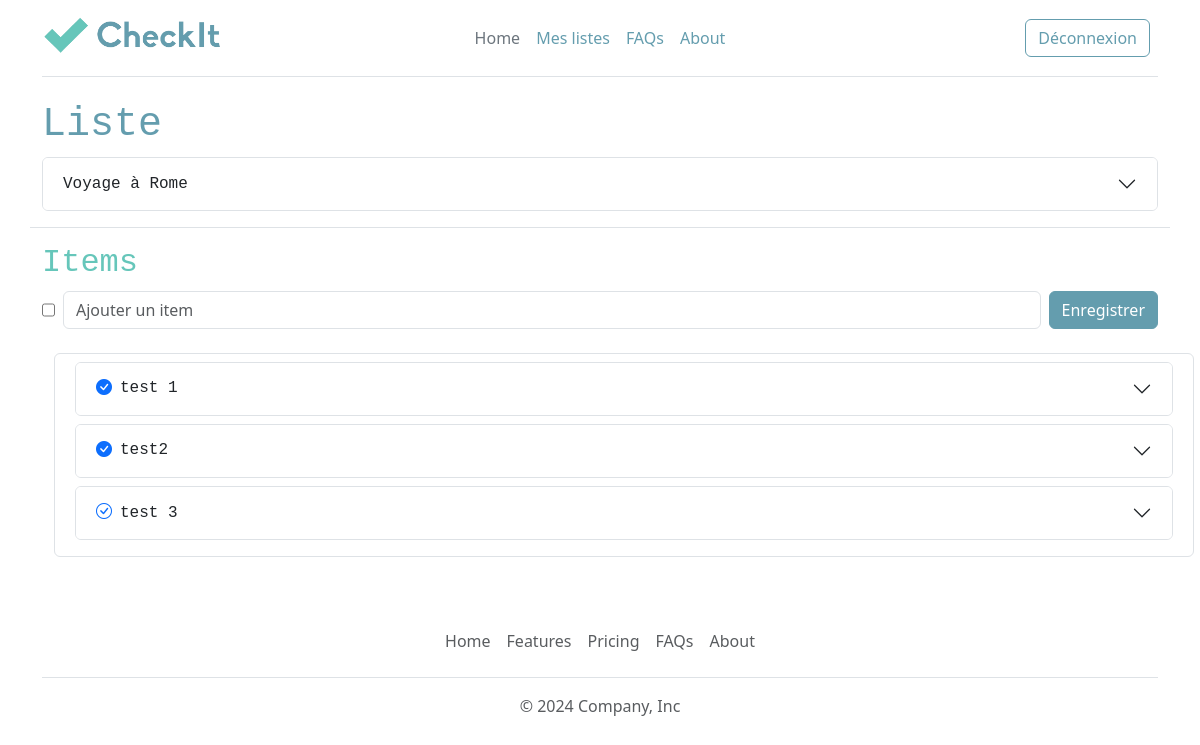
The page /ajout-modification-liste.php?id=2 (signed in) on the database its author committed.
### tables this page shows
CREATE TABLE IF NOT EXISTS `list` (
  `id` int(10) UNSIGNED NOT NULL AUTO_INCREMENT,
  `title` varchar(255) NOT NULL,
  `user_id` int(10) UNSIGNED NOT NULL,
  `category_id` int(10) UNSIGNED NOT NULL,
  PRIMARY KEY (`id`),
  KEY `list_ibfk_1` (`category_id`),
  KEY `list_ibfk_2` (`user_id`)
);

CREATE TABLE IF NOT EXISTS `item` (
  `id` int(10) UNSIGNED NOT NULL AUTO_INCREMENT,
  `name` varchar(255) NOT NULL,
  `status` tinyint(1) NOT NULL,
  `list_id` int(10) UNSIGNED NOT NULL,
  PRIMARY KEY (`id`),
  KEY `item_ibfk_1` (`list_id`)
);

### lib/list.php (called while the page is built, shortened)
<?php
function getListById(PDO $pdo, int $id):array|bool
{
    $query = $pdo->prepare('SELECT * FROM list WHERE id = :id');
    $query->bindValue(':id', $id, PDO::PARAM_INT);
    $query->execute();
    return $query->fetch(PDO::FETCH_ASSOC);
}
function getListItems(PDO $pdo, int $id):array
{
    $query = $pdo->prepare('SELECT * FROM item WHERE list_id = :id');
    $query->bindValue(':id', $id, PDO::PARAM_INT);
    $query->execute();
    return $query->fetchAll(PDO::FETCH_ASSOC);
}

### ajout-modification-liste.php (the view, shortened to what this page needs)
<?php
require_once __DIR__ . "/templates/header.php";
require_once 'lib/pdo.php';
require_once 'lib/list.php';
$list = [
    'title' => '',
    'category_id' => ''
];
$editMode = false;
if (isset($_GET['id'])) {
    $list = getListById($pdo, (int)$_GET['id']);
    $editMode = true;
    $items = getListItems($pdo, (int)$_GET['id']);
}
?>
<div class="container col-xxl-8">
    <h1>Liste</h1>
    <div class="accordion" id="accordionExample">
        <div class="accordion-item">
            <h2 class="accordion-header">
                <button class="accordion-button <?= ($editMode) ? 'collapsed' : '' ?>" type="button" data-bs-toggle="collapse" data-bs-target="#collapseOne" aria-expanded="<?= ($editMode) ? 'false' : 'true' ?>" aria-controls="collapseOne">
                    <?= ($editMode) ? $list['title'] : 'Ajouter une liste' ?>
                </button>
            </h2>
        </div>
    </div>
    <div class="row mt-3">
        <?php if (!$editMode) { ?>
            <div class="alert alert-warning">
                Après avoir enregistré, vous pourrez ajouter les items.
            </div>
        <?php } else { ?>
            <h2 class="border-top pt-3">Items</h2>
            <form method="post" class="d-flex">
                <input type="checkbox" name="status" id="status">
                <input type="text" name="name" id="name" placeholder="Ajouter un item" class="form-control mx-2">
                <input type="submit" name="saveListItem" class="btn btn-primary" value="Enregistrer">
            </form>
            <div class="row m-4 border rounded p-2">
                <?php foreach ($items as $item) { ?>
                    <div class="accordion mb-2">
                        <div class="accordion-item" id="accordion-parent-<?= $item['id'] ?>">
                            <h2 class="accordion-header">
                                <button class="accordion-button collapsed" type="button" data-bs-toggle="collapse" data-bs-target="#collapse-item-<?= $item['id'] ?>" aria-expanded="false" aria-controls="collapseOne">
                                    <a class="me-2" href="?id=<?=$_GET['id']?>&action=updateStatusListItem&item_id=<?=$item['id'] ?>&status=<?=!$item['status'] ?>"><i class="bi bi-check-circle<?=($item['status'] ? '-fill' : '')?>"></i></a>
                                    <?= $item['name'] ?>
                                </button>
                            </h2>
                        </div>
                    </div>
                <?php } ?>
            </div>
        <?php } ?>
    </div>
</div>
<?php require_once __DIR__ . "/templates/footer.php" ?>

### rows shown on the page
list: title "Voyage à Rome"
item: status 1 (drawn), name "test 1"
item: status 1 (drawn), name "test2"
item: status 0 (drawn), name "test 3"
